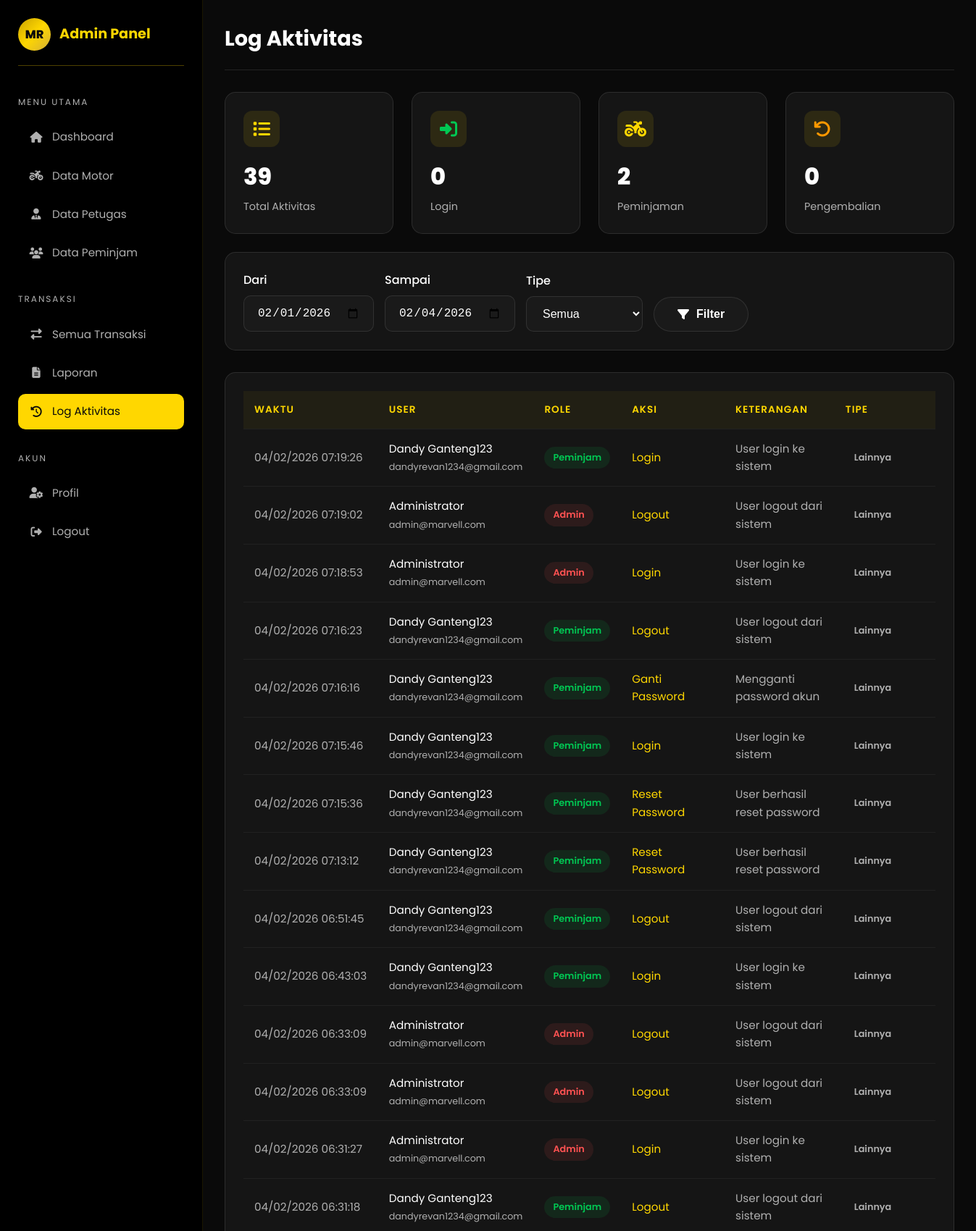
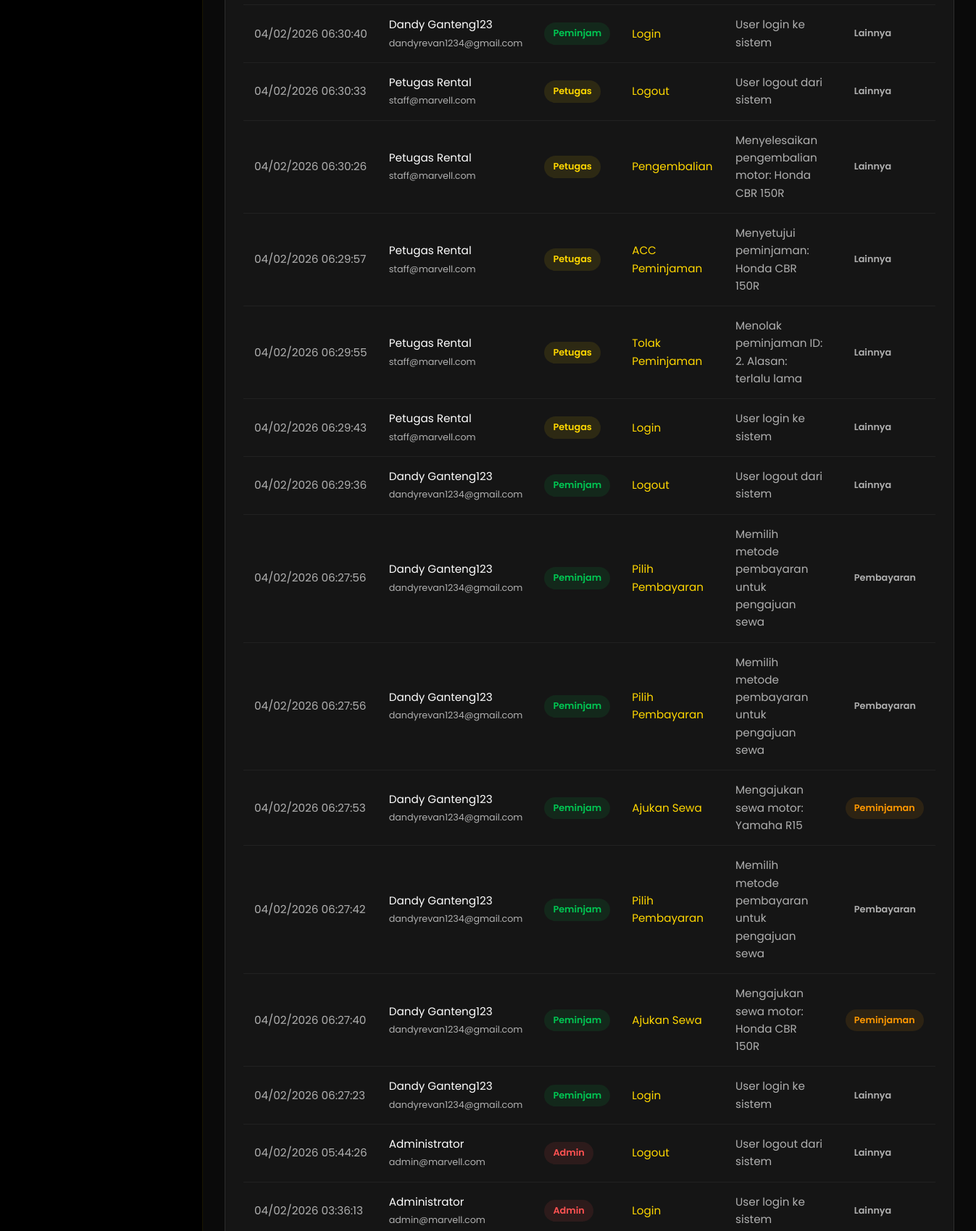
Page /admin/log_aktivitas.php (signed in, upper part) on the committed database (2 pictures, top to bottom).
### tables this page shows
CREATE TABLE `log_aktivitas` (
  `id` int(11) NOT NULL,
  `user_id` int(11) DEFAULT NULL,
  `aksi` varchar(255) NOT NULL,
  `tipe` enum('login','logout','peminjaman','pengembalian','pembayaran','motor','user','lainnya') DEFAULT 'lainnya',
  `target_id` int(11) DEFAULT NULL,
  `ip_address` varchar(45) DEFAULT NULL,
  `keterangan` text DEFAULT NULL,
  `created_at` timestamp NOT NULL DEFAULT current_timestamp()
);

CREATE TABLE `users` (
  `id` int(11) NOT NULL,
  `nama` varchar(100) NOT NULL,
  `email` varchar(100) NOT NULL,
  `password` varchar(255) NOT NULL,
  `no_hp` varchar(20) DEFAULT NULL,
  `alamat` text DEFAULT NULL,
  `foto` varchar(255) DEFAULT NULL,
  `email_verified` tinyint(1) DEFAULT 0,
  `role` enum('admin','petugas','peminjam') NOT NULL DEFAULT 'peminjam',
  `created_at` timestamp NOT NULL DEFAULT current_timestamp(),
  `updated_at` timestamp NOT NULL DEFAULT current_timestamp() ON UPDATE current_timestamp()
);

### admin/log_aktivitas.php (the view, shortened to what this page needs)
<?php
require_once '../database/koneksi.php';
$date_start = $_GET['start'] ?? date('Y-m-01');
$date_end = $_GET['end'] ?? date('Y-m-d');
$sql = "
    SELECT l.*, u.nama, u.role, u.email
    FROM log_aktivitas l
    LEFT JOIN users u ON l.user_id = u.id
    WHERE DATE(l.created_at) BETWEEN ? AND ?
";
$params = [$date_start, $date_end];
$sql .= " ORDER BY l.created_at DESC LIMIT 500";
$stmt = $pdo->prepare($sql);
$stmt->execute($params);
$logs = $stmt->fetchAll();
$stats = $pdo->query("
    SELECT
        COUNT(*) as total,
        SUM(CASE WHEN tipe = 'login' THEN 1 ELSE 0 END) as login_count,
        SUM(CASE WHEN tipe = 'peminjaman' THEN 1 ELSE 0 END) as peminjaman_count,
        SUM(CASE WHEN tipe = 'pengembalian' THEN 1 ELSE 0 END) as pengembalian_count
    FROM log_aktivitas WHERE DATE(created_at) BETWEEN '{$date_start}' AND '{$date_end}'
")->fetch();
?>
<!DOCTYPE html>
<html lang="id">
<head>
    <link rel="stylesheet" href="https://cdnjs.cloudflare.com/ajax/libs/font-awesome/6.4.0/css/all.min.css">
    <link rel="stylesheet" href="../assets/css/style.css">
</head>
<body>
    <div class="dashboard">
        <aside class="sidebar">
            <div class="sidebar-brand">
                <div class="sidebar-logo">MR</div>
                <span class="sidebar-title">Admin Panel</span>
            </div>
            <div class="sidebar-menu">
                <p class="sidebar-menu-title">Menu Utama</p>
                <ul class="sidebar-nav">
                    <li><a href="index.php"><i class="fas fa-home"></i> Dashboard</a></li>
                    <li><a href="motor.php"><i class="fas fa-motorcycle"></i> Data Motor</a></li>
                    <li><a href="petugas.php"><i class="fas fa-user-tie"></i> Data Petugas</a></li>
                    <li><a href="peminjam.php"><i class="fas fa-users"></i> Data Peminjam</a></li>
                </ul>
            </div>
            <div class="sidebar-menu">
                <p class="sidebar-menu-title">Transaksi</p>
                <ul class="sidebar-nav">
                    <li><a href="transaksi.php"><i class="fas fa-exchange-alt"></i> Semua Transaksi</a></li>
                    <li><a href="laporan.php"><i class="fas fa-file-alt"></i> Laporan</a></li>
                    <li><a href="log_aktivitas.php" class="active"><i class="fas fa-history"></i> Log Aktivitas</a></li>
                </ul>
            </div>
            <div class="sidebar-menu">
                <p class="sidebar-menu-title">Akun</p>
                <ul class="sidebar-nav">
                    <li><a href="profil.php"><i class="fas fa-user-cog"></i> Profil</a></li>
                    <li><a href="../auth/logout.php"><i class="fas fa-sign-out-alt"></i> Logout</a></li>
                </ul>
            </div>
        </aside>
        <main class="main-content">
            <div class="dashboard-header">
                <h1 class="dashboard-title">Log Aktivitas</h1>
            </div>
            <div class="stats-grid" style="grid-template-columns: repeat(4, 1fr); margin-bottom: 25px;">
                <div class="stat-card">
                    <div class="stat-icon"><i class="fas fa-list"></i></div>
                    <p class="stat-value">
                        <?= $stats['total'] ?? 0 ?>
                    </p>
                    <p class="stat-label">Total Aktivitas</p>
                </div>
                <div class="stat-card">
                    <div class="stat-icon" style="color: var(--accent-green);"><i class="fas fa-sign-in-alt"></i></div>
                    <p class="stat-value">
                        <?= $stats['login_count'] ?? 0 ?>
                    </p>
                    <p class="stat-label">Login</p>
                </div>
                <div class="stat-card">
                    <div class="stat-icon" style="color: var(--primary);"><i class="fas fa-motorcycle"></i></div>
                    <p class="stat-value">
                        <?= $stats['peminjaman_count'] ?? 0 ?>
                    </p>
                    <p class="stat-label">Peminjaman</p>
                </div>
                <div class="stat-card">
                    <div class="stat-icon" style="color: var(--accent-orange);"><i class="fas fa-undo"></i></div>
                    <p class="stat-value">
                        <?= $stats['pengembalian_count'] ?? 0 ?>
                    </p>
                    <p class="stat-label">Pengembalian</p>
                </div>
            </div>
            <div class="card mb-3">
                <form method="GET" style="display: flex; gap: 15px; align-items: flex-end; flex-wrap: wrap;">
                    <div class="form-group" style="margin-bottom: 0;">
                        <label class="form-label">Dari</label>
                        <input type="date" name="start" class="form-control" value="<?= $date_start ?>">
                    </div>
                    <div class="form-group" style="margin-bottom: 0;">
                        <label class="form-label">Sampai</label>
                        <input type="date" name="end" class="form-control" value="<?= $date_end ?>">
                    </div>
                    <div class="form-group" style="margin-bottom: 0;">
                        <label class="form-label">Tipe</label>
                        <select name="type" class="form-control">
                            <option value="">Semua</option>
                        </select>
                    </div>
                    <button type="submit" class="btn btn-secondary">
                        <i class="fas fa-filter"></i> Filter
                    </button>
                </form>
            </div>
            <div class="table-container">
                <table class="table">
                    <thead>
                        <tr>
                            <th>Waktu</th>
                            <th>User</th>
                            <th>Role</th>
                            <th>Aksi</th>
                            <th>Keterangan</th>
                            <th>Tipe</th>
                        </tr>
                    </thead>
                    <tbody>
                        <?php if (count($logs) > 0): ?>
                            <?php foreach ($logs as $log): ?>
                                <tr>
                                    <td style="white-space: nowrap;">
                                        <?= date('d/m/Y H:i:s', strtotime($log['created_at'])) ?>
                                    </td>
                                    <td style="color: var(--text-primary);">
                                        <?= htmlspecialchars($log['nama'] ?? 'System') ?>
                                        <br><small style="color: var(--text-secondary);">
                                            <?= htmlspecialchars($log['email'] ?? '-') ?>
                                        </small>
                                    </td>
                                    <td>
                                        <?php
                                        $roleClass = match ($log['role'] ?? '') {
                                            'admin' => 'badge-danger',
                                            'petugas' => 'badge-info',
                                            'peminjam' => 'badge-success',
                                            default => 'badge-secondary'
                                        };
                                        ?>
                                        <span class="badge <?= $roleClass ?>">
                                            <?= ucfirst($log['role'] ?? '-') ?>
                                        </span>
                                    </td>
                                    <td style="color: var(--primary);">
                                        <?= htmlspecialchars($log['aksi']) ?>
                                    </td>
                                    <td style="max-width: 300px; color: var(--text-secondary);">
                                        <?= htmlspecialchars($log['keterangan'] ?? '-') ?>
                                    </td>
                                    <td>
                                        <?php
                                        $tipeClass = match ($log['tipe'] ?? '') {
                                            'login', 'logout' => 'badge-info',
                                            'peminjaman' => 'badge-warning',
                                            'pengembalian' => 'badge-success',
                                            'pembayaran' => 'badge-primary',
                                            default => 'badge-secondary'
                                        };
                                        ?>
                                        <span class="badge <?= $tipeClass ?>">
                                            <?= ucfirst($log['tipe'] ?? 'lainnya') ?>
                                        </span>
                                    </td>
                                </tr>
                            <?php endforeach; ?>
                        <?php else: ?>
                            <tr>
                                <td colspan="6" class="text-center">Tidak ada data</td>
                            </tr>
                        <?php endif; ?>
                    </tbody>
                </table>
            </div>
        </main>
    </div>
</body>
</html>

### rows in the picture
log_aktivitas: created_at "04/02/2026 07:19:26", user.nama "Dandy Ganteng123", user.email "dandyrevan1234@gmail.com", user.role "Peminjam", aksi "Login", keterangan "User login ke sistem", tipe "Lainnya"
log_aktivitas: created_at "04/02/2026 07:19:02", user.nama "Administrator", user.email "admin@marvell.com", user.role "Admin", aksi "Logout", keterangan "User logout dari sistem", tipe "Lainnya"
log_aktivitas: created_at "04/02/2026 07:18:53", user.nama "Administrator", user.email "admin@marvell.com", user.role "Admin", aksi "Login", keterangan "User login ke sistem", tipe "Lainnya"
log_aktivitas: created_at "04/02/2026 07:16:23", user.nama "Dandy Ganteng123", user.email "dandyrevan1234@gmail.com", user.role "Peminjam", aksi "Logout", keterangan "User logout dari sistem", tipe "Lainnya"
log_aktivitas: created_at "04/02/2026 07:16:16", user.nama "Dandy Ganteng123", user.email "dandyrevan1234@gmail.com", user.role "Peminjam", aksi "Ganti Password", keterangan "Mengganti password akun", tipe "Lainnya"
log_aktivitas: created_at "04/02/2026 07:15:46", user.nama "Dandy Ganteng123", user.email "dandyrevan1234@gmail.com", user.role "Peminjam", aksi "Login", keterangan "User login ke sistem", tipe "Lainnya"
log_aktivitas: created_at "04/02/2026 07:15:36", user.nama "Dandy Ganteng123", user.email "dandyrevan1234@gmail.com", user.role "Peminjam", aksi "Reset Password", keterangan "User berhasil reset password", tipe "Lainnya"
log_aktivitas: created_at "04/02/2026 07:13:12", user.nama "Dandy Ganteng123", user.email "dandyrevan1234@gmail.com", user.role "Peminjam", aksi "Reset Password", keterangan "User berhasil reset password", tipe "Lainnya"
log_aktivitas: created_at "04/02/2026 06:51:45", user.nama "Dandy Ganteng123", user.email "dandyrevan1234@gmail.com", user.role "Peminjam", aksi "Logout", keterangan "User logout dari sistem", tipe "Lainnya"
log_aktivitas: created_at "04/02/2026 06:43:03", user.nama "Dandy Ganteng123", user.email "dandyrevan1234@gmail.com", user.role "Peminjam", aksi "Login", keterangan "User login ke sistem", tipe "Lainnya"
log_aktivitas: created_at "04/02/2026 06:33:09", user.nama "Administrator", user.email "admin@marvell.com", user.role "Admin", aksi "Logout", keterangan "User logout dari sistem", tipe "Lainnya"
log_aktivitas: created_at "04/02/2026 06:33:09", user.nama "Administrator", user.email "admin@marvell.com", user.role "Admin", aksi "Logout", keterangan "User logout dari sistem", tipe "Lainnya"
log_aktivitas: created_at "04/02/2026 06:31:27", user.nama "Administrator", user.email "admin@marvell.com", user.role "Admin", aksi "Login", keterangan "User login ke sistem", tipe "Lainnya"
log_aktivitas: created_at "04/02/2026 06:31:18", user.nama "Dandy Ganteng123", user.email "dandyrevan1234@gmail.com", user.role "Peminjam", aksi "Logout", keterangan "User logout dari sistem", tipe "Lainnya"
log_aktivitas: created_at "04/02/2026 06:30:40", user.nama "Dandy Ganteng123", user.email "dandyrevan1234@gmail.com", user.role "Peminjam", aksi "Login", keterangan "User login ke sistem", tipe "Lainnya"
log_aktivitas: created_at "04/02/2026 06:30:33", user.nama "Petugas Rental", user.email "staff@marvell.com", user.role "Petugas", aksi "Logout", keterangan "User logout dari sistem", tipe "Lainnya"
log_aktivitas: created_at "04/02/2026 06:30:26", user.nama "Petugas Rental", user.email "staff@marvell.com", user.role "Petugas", aksi "Pengembalian", keterangan "Menyelesaikan pengembalian motor: Honda CBR 150R", tipe "Lainnya"
log_aktivitas: created_at "04/02/2026 06:29:57", user.nama "Petugas Rental", user.email "staff@marvell.com", user.role "Petugas", aksi "ACC Peminjaman", keterangan "Menyetujui peminjaman: Honda CBR 150R", tipe "Lainnya"
log_aktivitas: created_at "04/02/2026 06:29:55", user.nama "Petugas Rental", user.email "staff@marvell.com", user.role "Petugas", aksi "Tolak Peminjaman", keterangan "Menolak peminjaman ID: 2. Alasan: terlalu lama", tipe "Lainnya"
log_aktivitas: created_at "04/02/2026 06:29:43", user.nama "Petugas Rental", user.email "staff@marvell.com", user.role "Petugas", aksi "Login", keterangan "User login ke sistem", tipe "Lainnya"
log_aktivitas: created_at "04/02/2026 06:29:36", user.nama "Dandy Ganteng123", user.email "dandyrevan1234@gmail.com", user.role "Peminjam", aksi "Logout", keterangan "User logout dari sistem", tipe "Lainnya"
log_aktivitas: created_at "04/02/2026 06:27:56", user.nama "Dandy Ganteng123", user.email "dandyrevan1234@gmail.com", user.role "Peminjam", aksi "Pilih Pembayaran", keterangan "Memilih metode pembayaran untuk pengajuan sewa", tipe "Pembayaran"
log_aktivitas: created_at "04/02/2026 06:27:56", user.nama "Dandy Ganteng123", user.email "dandyrevan1234@gmail.com", user.role "Peminjam", aksi "Pilih Pembayaran", keterangan "Memilih metode pembayaran untuk pengajuan sewa", tipe "Pembayaran"
log_aktivitas: created_at "04/02/2026 06:27:53", user.nama "Dandy Ganteng123", user.email "dandyrevan1234@gmail.com", user.role "Peminjam", aksi "Ajukan Sewa", keterangan "Mengajukan sewa motor: Yamaha R15", tipe "Peminjaman"
log_aktivitas: created_at "04/02/2026 06:27:42", user.nama "Dandy Ganteng123", user.email "dandyrevan1234@gmail.com", user.role "Peminjam", aksi "Pilih Pembayaran", keterangan "Memilih metode pembayaran untuk pengajuan sewa", tipe "Pembayaran"
log_aktivitas: created_at "04/02/2026 06:27:40", user.nama "Dandy Ganteng123", user.email "dandyrevan1234@gmail.com", user.role "Peminjam", aksi "Ajukan Sewa", keterangan "Mengajukan sewa motor: Honda CBR 150R", tipe "Peminjaman"
log_aktivitas: created_at "04/02/2026 06:27:23", user.nama "Dandy Ganteng123", user.email "dandyrevan1234@gmail.com", user.role "Peminjam", aksi "Login", keterangan "User login ke sistem", tipe "Lainnya"
log_aktivitas: created_at "04/02/2026 05:44:26", user.nama "Administrator", user.email "admin@marvell.com", user.role "Admin", aksi "Logout", keterangan "User logout dari sistem", tipe "Lainnya"
log_aktivitas: created_at "04/02/2026 03:36:13", user.nama "Administrator", user.email "admin@marvell.com", user.role "Admin", aksi "Login", keterangan "User login ke sistem", tipe "Lainnya"

### other values in the picture
$stats['total'] "39"
$stats['login_count'] "0"
$stats['peminjaman_count'] "2"
$stats['pengembalian_count'] "0"
